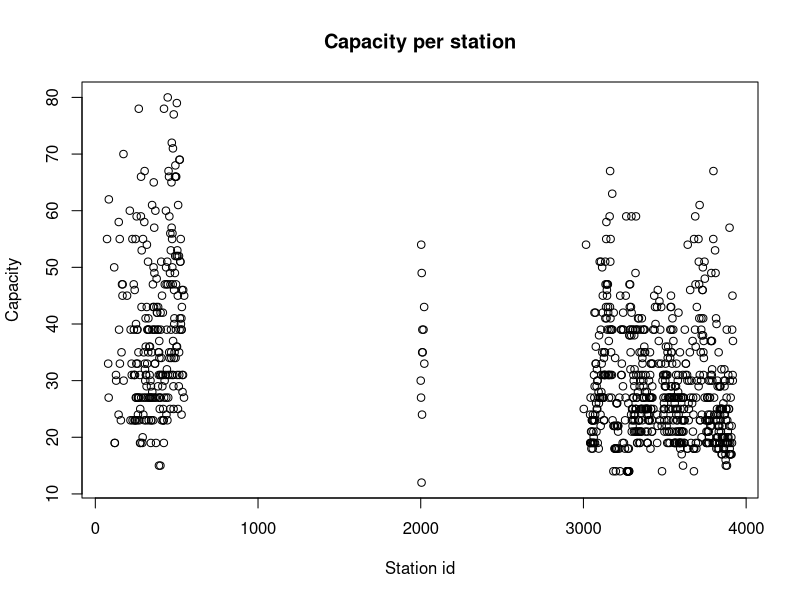
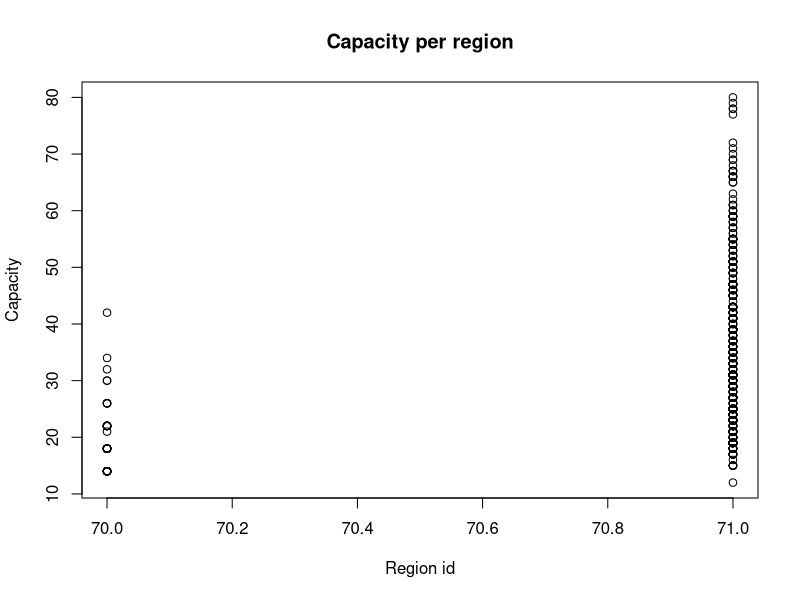
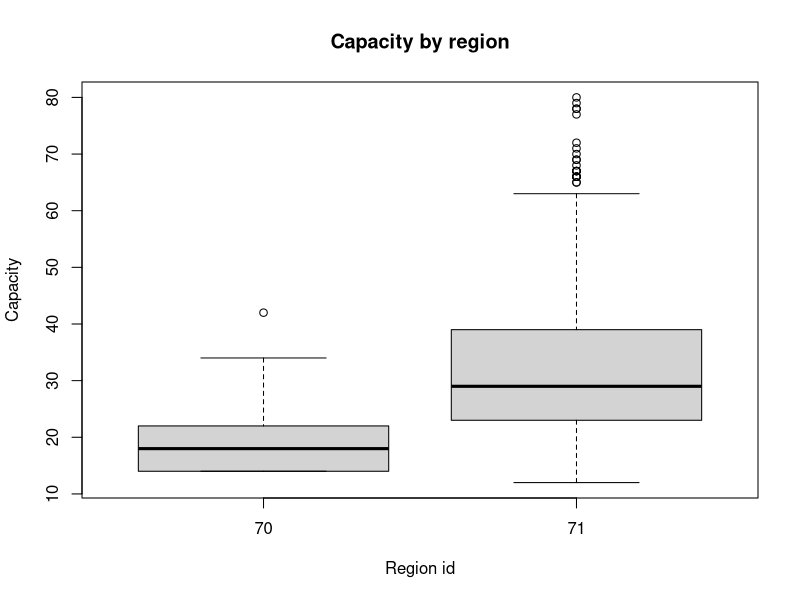
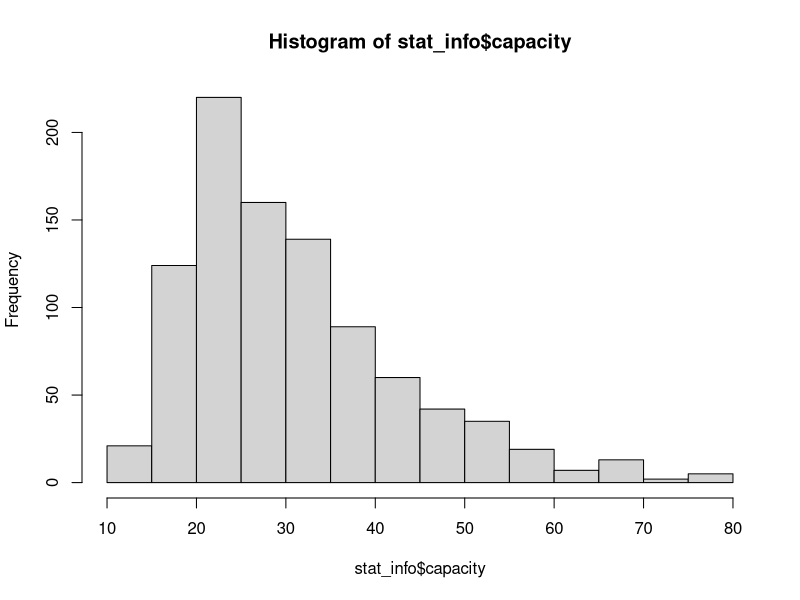
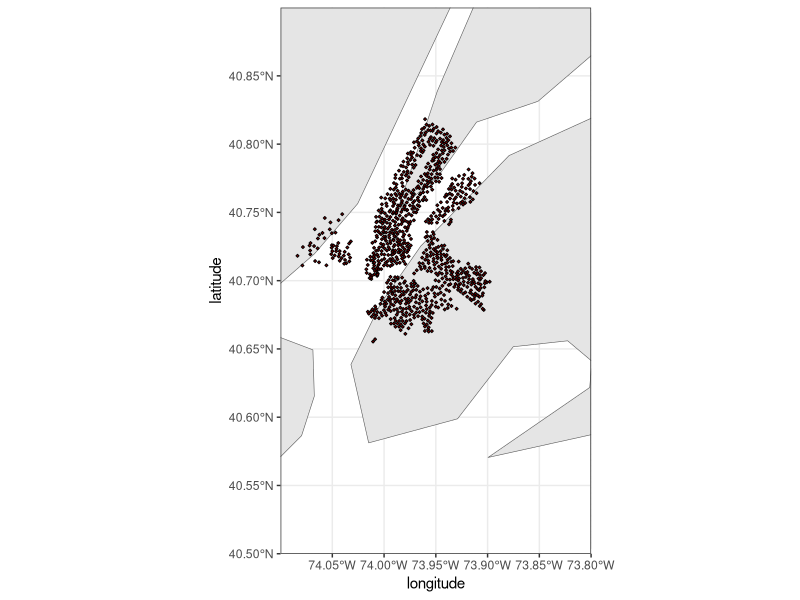

Generate these figures, in order, with R:
## ---- chunk 1
stat_info <- read.csv("station_information.csv")
str(stat_info)
summary(stat_info)


## ---- chunk 2
 plot(x=stat_info$station_id, y=stat_info$capacity, main="Capacity per station", xlab="Station id",  ylab="Capacity")
 plot(x=stat_info$region_id, y=stat_info$capacity, main="Capacity per region", xlab="Region id",  ylab="Capacity")
 

boxplot(capacity ~ region_id, data= stat_info, main="Capacity by region", xlab="Region id", ylab="Capacity" )

hist(stat_info$capacity)


## ---- chunk 3

library("ggplot2")
theme_set(theme_bw())
library("sf")

library("rnaturalearth")
library("rnaturalearthdata")

world <- ne_countries(scale = "medium", returnclass = "sf")
class(world)


sites <- data.frame(longitude = stat_info$lon, latitude = stat_info$lat)

ggplot(data = world) +
    geom_sf() +
    geom_point(data = sites, aes(x = longitude, y = latitude), size = 0.5, 
        shape = 23, fill = "darkred") +
    coord_sf(xlim = c(-74.1, -73.8), ylim = c(40.5, 40.9), expand = FALSE)
